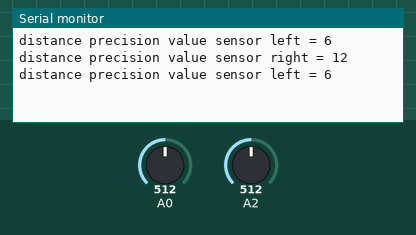
Recording of a sketch running on a simulated Arduino Uno, built with avr-gcc and run on an emulated ATmega328P. On the bench: the last lines printed to the serial monitor. Inputs (shaded band) come from the test bench; at power-on: A0 = 512, A2 = 512.

Above: at 3.8 s.
3.9 s: A0 set to 716
At 4.9 s:
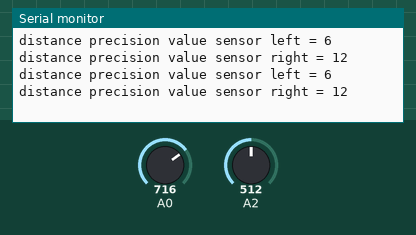
7.8 s: A2 set to 716
At 10.8 s:
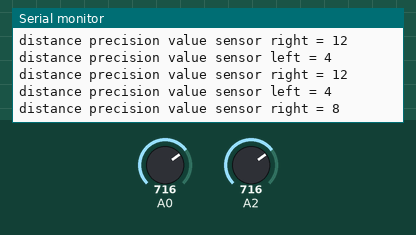
11.7 s: A0 set to 900
At 14.3 s:
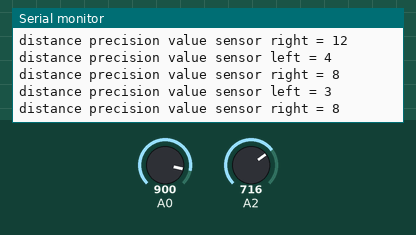
15.6 s: A2 set to 900
At 16.6 s:
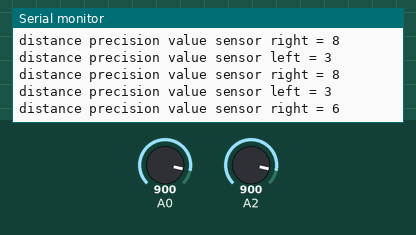
Timing chart, 0 to 18.6 s (numbered marks = the images above; inputs shaded):
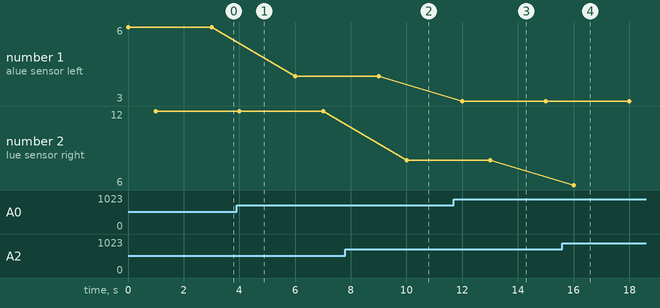

Measured:
- after the input at 7.8 s, the serial monitor: prints a new line after 2.2 s (image 2)
- after the input at 11.7 s, the serial monitor: prints a new line after 0.31 s (image 3)
- after the input at 15.6 s, the serial monitor: prints a new line after 0.41 s (image 4)
- plotted number 1: 6 → 4 after the input at 3.9 s, 4 → 3 after the input at 11.7 s
- plotted number 2: 12 → 8 after the input at 7.8 s, 8 → 6 after the input at 15.6 s

The sketch:

IRTest.ino
```cpp
int irLeftAnalog = 0;
int irRightAnalog = 2;

const int arraySize = 10;

const int valeur5Left = 440; //valeur
const int valeur10Left = 270; //valeur
const int valeur15Left = 170; //valeur
const int valeur20Left = 135; //valeur
const int valeur30Left = 107;//valeur
const int valeur40Left = 75;//valeur
const int valeur50Left = 55;//valeur
const int valeur60Left = 40;//valeur
const int valeur70Left = 30;//valeur
const int valeur80Left = 25;//valeur

const float ratioLeft = 16;

const int tableauValeurLeft[arraySize] = { valeur5Left, valeur10Left, valeur15Left, valeur20Left, valeur30Left, valeur40Left, valeur50Left, valeur60Left, valeur70Left, valeur80Left };

const int valeur5Right = 650; //valeur
const int valeur10Right = 520; //valeur
const int valeur15Right = 380; //valeur
const int valeur20Right = 280; //valeur
const int valeur30Right = 200;//valeur
const int valeur40Right = 150;//valeur
const int valeur50Right = 120;//valeur
const int valeur60Right = 100;//valeur
const int valeur70Right = 70;//valeur
const int valeur80Right = 50;//valeur

const float ratioRight = 30;

const int tableauValeurRight[arraySize] = { valeur5Right, valeur10Right, valeur15Right, valeur20Right, valeur30Right, valeur40Right, valeur50Right, valeur60Right, valeur70Right, valeur80Right };

void setup() {
 pinMode(irLeftAnalog, INPUT);
 Serial.begin(9600);
}

void loop() {
  /*Serial.print("distance value sensor left = ");
  Serial.println(getValueLeft(irLeftAnalog));*/

  Serial.print("distance precision value sensor left = ");
  Serial.println(getPrecisionValue(irLeftAnalog, ratioLeft));
  delay(1000);


  /*Serial.print("distance value sensor right = ");
  Serial.println(getValueRight(irRightAnalog));*/

  Serial.print("distance precision value sensor right = ");
  Serial.println(getPrecisionValue(irRightAnalog, ratioRight));
  delay(1000);

  /*Serial.println("right");
  Serial.println(analogRead(irRightAnalog));
  delay(1000);*/

  /*Serial.println("left");
  Serial.println(analogRead(irLeftAnalog));*/
  delay(1000);
}

int getValueRight(int analogPin) {
  int compteur = 0, valeurPlusProcheCentimetre = 100, valeurPlusProcheZero = 1025;
  int valeurCompare[arraySize] = {};
  int analogValue = analogRead(analogPin);
  for (compteur = 0; compteur < arraySize; compteur++)
  {
    valeurCompare[compteur] = abs(analogValue - tableauValeurRight[compteur]);
    if (valeurCompare[compteur] < valeurPlusProcheZero)
    {
      valeurPlusProcheZero = valeurCompare[compteur];
      if(compteur < 4){
        valeurPlusProcheCentimetre = compteur * 5 + 5;
      }
      else{
        valeurPlusProcheCentimetre = (compteur-2) * 10 + 10;
      }
    }
  }
  //Serial.println(valeurPlusProcheCentimetre);

  return valeurPlusProcheCentimetre;
}

int getValueLeft(int analogPin) {
  int compteur = 0, valeurPlusProcheCentimetre = 100, valeurPlusProcheZero = 1025;
  int valeurCompare[arraySize] = {};
  int analogValue = analogRead(analogPin);
  for (compteur = 0; compteur < arraySize; compteur++)
  {
    valeurCompare[compteur] = abs(analogValue - tableauValeurLeft[compteur]);
    if (valeurCompare[compteur] < valeurPlusProcheZero)
    {
      valeurPlusProcheZero = valeurCompare[compteur];
      if(compteur < 4){
        valeurPlusProcheCentimetre = compteur * 5 + 5;
      }
      else{
        valeurPlusProcheCentimetre = (compteur-2) * 10 + 10;
      }
    }
  }
  //Serial.println(valeurPlusProcheCentimetre);

  return valeurPlusProcheCentimetre;
}

long getPrecisionValue(int analogPin, float ratio) {
  float distance = 0, volt = 0;
  int analogValue = analogRead(analogPin);
  volt = analogValue*0.0048828125;
  distance = 1 / (volt / ratio);
  //distance = 1 / (volt / 16);
  /*Serial.println(F("valeur recu par le capteur = "));
  Serial.println(analogValue);
  Serial.println(F("valeur en volt = "));
  Serial.println(volt);
  Serial.println(F("distance = "));
  Serial.println(distance);*/

  return distance;
}
```
